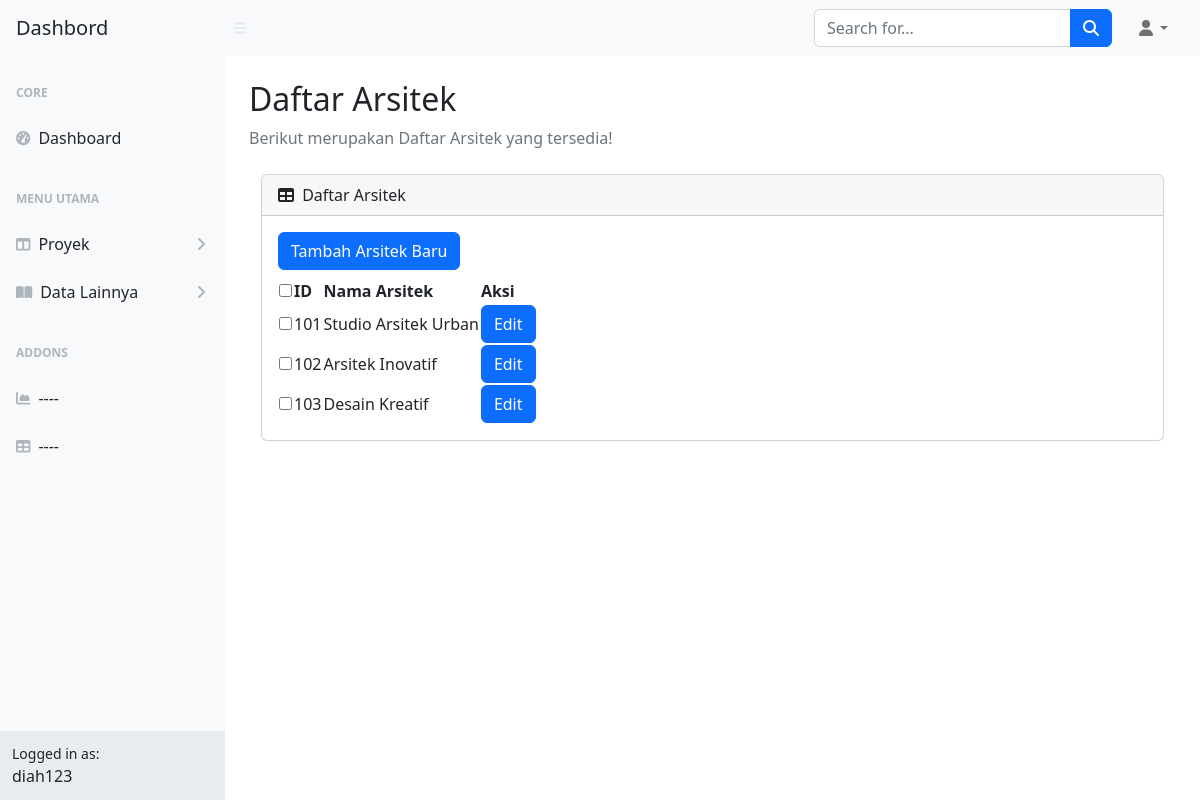
/Arsitek.php (signed in), run on the app's committed database.
### tables this page shows
CREATE TABLE IF NOT EXISTS `arsitek` (
  `id_arsitek` int NOT NULL AUTO_INCREMENT,
  `nama_arsitek` varchar(50) DEFAULT NULL,
  PRIMARY KEY (`id_arsitek`) USING BTREE
);

### Arsitek.php (the view, shortened to what this page needs)
<?php
include 'koneksi.php';
$username = $_SESSION['username'];
?>
<!DOCTYPE html>
<head>
    <link
      href="https://cdn.jsdelivr.net/npm/simple-datatables@7.1.2/dist/style.min.css"
      rel="stylesheet"
    />
    <link href="css/styles.css" rel="stylesheet" />
  </head>
  <body class="sb-nav-fixed">
    <nav class="sb-topnav navbar navbar-expand navbar-light bg-light">
      <a class="navbar-brand ps-3 text-dark" href="Dashboard.html">Dashbord</a>
      <button
        class="btn btn-link btn-sm order-1 order-lg-0 me-4 me-lg-0"
        id="sidebarToggle"
        href="#!"
      >
        <i class="fas fa-bars"></i>
      </button>
      <form
        class="d-none d-md-inline-block form-inline ms-auto me-0 me-md-3 my-2 my-md-0"
      >
        <div class="input-group">
          <input
            class="form-control"
            type="text"
            placeholder="Search for..."
            aria-label="Search for..."
            aria-describedby="btnNavbarSearch"
          />
          <button class="btn btn-primary" id="btnNavbarSearch" type="button">
            <i class="fas fa-search"></i>
          </button>
        </div>
      </form>
      <ul class="navbar-nav ms-auto ms-md-0 me-3 me-lg-4">
        <li class="nav-item dropdown">
          <a
            class="nav-link dropdown-toggle"
            id="navbarDropdown"
            href="#"
            role="button"
            data-bs-toggle="dropdown"
            aria-expanded="false"
            ><i class="fas fa-user fa-fw"></i
          ></a>
        </li>
      </ul>
    </nav>
    <div id="layoutSidenav">
      <div id="layoutSidenav_nav">
        <nav class="sb-sidenav accordion sb-sidenav-light" id="sidenavAccordion">
          <div class="sb-sidenav-menu">
            <div class="nav">
              <div class="sb-sidenav-menu-heading">Core</div>
              <a class="nav-link" href="Dashboard.html">
                <div class="sb-nav-link-icon">
                  <i class="fas fa-tachometer-alt"></i>
                </div>
                Dashboard
              </a>
              <div class="sb-sidenav-menu-heading">Menu Utama</div>
              <a
                class="nav-link collapsed"
                href="#"
                data-bs-toggle="collapse"
                data-bs-target="#collapseLayouts"
                aria-expanded="false"
                aria-controls="collapseLayouts"
              >
                <div class="sb-nav-link-icon">
                  <i class="fas fa-columns"></i>
                </div>
                Proyek
                <div class="sb-sidenav-collapse-arrow">
                  <i class="fas fa-angle-down"></i>
                </div>
              </a>
              <a
                class="nav-link collapsed"
                href="#"
                data-bs-toggle="collapse"
                data-bs-target="#collapsePages"
                aria-expanded="false"
                aria-controls="collapsePages"
              >
                <div class="sb-nav-link-icon">
                  <i class="fas fa-book-open"></i>
                </div>
                Data Lainnya
                <div class="sb-sidenav-collapse-arrow">
                  <i class="fas fa-angle-down"></i>
                </div>
              </a>
              <div class="sb-sidenav-menu-heading">Addons</div>
              <a class="nav-link" href="charts.html">
                <div class="sb-nav-link-icon">
                  <i class="fas fa-chart-area"></i>
                </div>
                ----
              </a>
              <a class="nav-link" href="tables.html">
                <div class="sb-nav-link-icon"><i class="fas fa-table"></i></div>
                ----
              </a>
            </div>
          </div>
          <div class="sb-sidenav-footer">
    <div class="small">Logged in as:</div>
    <?= $username ?>
  </div>
        </nav>
      </div>
      <div id="layoutSidenav_content">
        <main>
          <div class="container-fluid px-4">
          <h2 class="mt-4">Daftar Arsitek</h2>
            <ol class="breadcrumb mb-4">
              <li class="breadcrumb-item active">Berikut merupakan Daftar Arsitek yang tersedia!</li>
            </ol>
<div class="container">
    <div class="card mb-4">
        <div class="card-header">
            <i class="fas fa-table me-1"></i>
            Daftar Arsitek
        </div>
        <div class="card-body">
            <form id="form-multidelete" action="Arsitek.php" method="post">
                <button type="button" class="btn btn-primary mb-2" data-bs-toggle="modal" data-bs-target="#createArsitekModal">Tambah Arsitek Baru</button>
                <table id="datatablesSimple">
                    <thead>
                        <tr>
                            <th><input type="checkbox" id="checkAll"></th>
                            <th>ID</th>
                            <th>Nama Arsitek</th>
                            <th>Aksi</th>
                        </tr>
                    </thead>
                    <tbody>
                        <?php
                        $query = "SELECT * FROM arsitek";
                        $result = mysqli_query($koneksi, $query);
                        while ($data = mysqli_fetch_array($result)) {
                            $id_arsitek = $data['id_arsitek'];
                            $namaArsitek = $data['nama_arsitek'];
                        ?>
                        <tr>
                            <td><input type="checkbox" name="id_arsitek[]" value="<?= $id_arsitek ?>" class="checkItem"></td>
                            <td><?= $id_arsitek ?></td>
                            <td><?= $namaArsitek ?></td>
                            <td>
                                <button type="button" class="btn btn-primary editArsitekBtn" data-id="<?= $id_arsitek ?>" data-nama="<?= $namaArsitek ?>">Edit</button>
                            </td>
                        </tr>
                        <?php } ?>
                    </tbody>
                </table>
            </form>
        </div>
    </div>
</div>
    </main>
    </div>
    </div>
  </body>
</html>

### data on the page
arsitek: id_arsitek "101", nama_arsitek "Studio Arsitek Urban"
arsitek: id_arsitek "102", nama_arsitek "Arsitek Inovatif"
arsitek: id_arsitek "103", nama_arsitek "Desain Kreatif"

### other printed values
$username "diah123"
